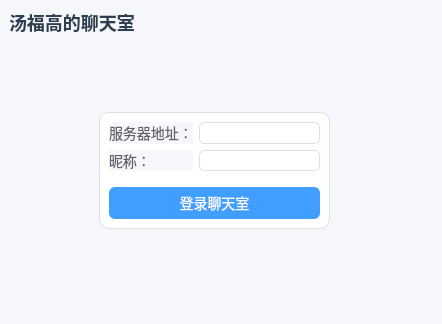
<?xml version="1.0" encoding="UTF-8"?>
<ui version="4.0">
 <class>MainWindow</class>
 <widget class="QMainWindow" name="MainWindow">
  <property name="geometry">
   <rect>
    <x>0</x>
    <y>0</y>
    <width>442</width>
    <height>324</height>
   </rect>
  </property>
  <property name="windowTitle">
   <string>聊天室客户端</string>
  </property>
  <property name="styleSheet">
   <string notr="true">/* ======================
   全局基础样式
====================== */
QWidget {
    background-color: #f5f7fa;
    font-family: &quot;Microsoft YaHei&quot;;
    font-size: 14px;
    color: #333333;
}

/* ======================
   标题
====================== */
QLabel#titleLabel {
    font-size: 18px;
    font-weight: bold;
    color: #2c3e50;
}

/* ======================
   登录卡片区域
====================== */
QFrame#loginFrame {
    background-color: #ffffff;
    border-radius: 10px;
    border: 1px solid #dcdfe6;
}

/* 登录标签 */
QLabel {
    color: #606266;
}

/* 输入框统一样式 */
QLineEdit {
    height: 30px;
    padding: 4px 8px;
    border-radius: 5px;
    border: 1px solid #dcdfe6;
    background-color: #ffffff;
}

QLineEdit:focus {
    border: 1px solid #409eff;
}

/* ======================
   按钮样式
====================== */
QPushButton {
    height: 32px;
    padding: 0 15px;
    border-radius: 6px;
    background-color: #409eff;
    color: #ffffff;
    border: none;
}

QPushButton:hover {
    background-color: #66b1ff;
}

QPushButton:pressed {
    background-color: #337ecc;
}

/* 退出按钮弱化处理 */
QPushButton#pushButton_2 {
    background-color: #f56c6c;
}

QPushButton#pushButton_2:hover {
    background-color: #f78989;
}

/* ======================
   聊天界面
====================== */

/* 聊天显示区 */
QTextEdit {
    border: 1px solid #dcdfe6;
    border-radius: 6px;
    padding: 6px;
    background-color: #ffffff;
}

/* 用户列表 */
QListWidget {
    border: 1px solid #dcdfe6;
    border-radius: 6px;
    background-color: #ffffff;
}

QListWidget::item {
    height: 28px;
    padding-left: 6px;
}

QListWidget::item:selected {
    background-color: #ecf5ff;
    color: #409eff;
}

/* ======================
   输入区
====================== */
QLineEdit#lineEdit {
    border-radius: 6px;
}

/* ======================
   滚动条美化（可选但推荐）
====================== */
QScrollBar:vertical {
    width: 8px;
    background: transparent;
}

QScrollBar::handle:vertical {
    background: #c0c4cc;
    border-radius: 4px;
}

QScrollBar::handle:vertical:hover {
    background: #909399;
}

QScrollBar::add-line,
QScrollBar::sub-line {
    height: 0px;
}
</string>
  </property>
  <widget class="QWidget" name="centralwidget">
   <layout class="QVBoxLayout" name="verticalLayout">
    <item>
     <widget class="QLabel" name="titleLabel">
      <property name="text">
       <string>汤福高的聊天室</string>
      </property>
     </widget>
    </item>
    <item>
     <widget class="QStackedWidget" name="stackedWidget">
      <property name="currentIndex">
       <number>1</number>
      </property>
      <widget class="QWidget" name="chatPage">
       <layout class="QGridLayout" name="gridLayout_3">
        <item row="0" column="0">
         <layout class="QHBoxLayout" name="horizontalLayout">
          <item>
           <widget class="QTextEdit" name="textEdit"/>
          </item>
          <item>
           <widget class="QListWidget" name="listWidget">
            <property name="maximumSize">
             <size>
              <width>120</width>
              <height>16777215</height>
             </size>
            </property>
           </widget>
          </item>
         </layout>
        </item>
        <item row="1" column="0">
         <layout class="QHBoxLayout" name="horizontalLayout_2">
          <item>
           <widget class="QLineEdit" name="lineEdit"/>
          </item>
          <item>
           <widget class="QPushButton" name="pushButton">
            <property name="text">
             <string>发送</string>
            </property>
           </widget>
          </item>
          <item>
           <widget class="QPushButton" name="pushButton_2">
            <property name="text">
             <string>退出</string>
            </property>
           </widget>
          </item>
         </layout>
        </item>
       </layout>
      </widget>
      <widget class="QWidget" name="loginPage">
       <widget class="QFrame" name="loginFrame">
        <property name="geometry">
         <rect>
          <x>90</x>
          <y>70</y>
          <width>231</width>
          <height>117</height>
         </rect>
        </property>
        <property name="frameShape">
         <enum>QFrame::Shape::StyledPanel</enum>
        </property>
        <property name="frameShadow">
         <enum>QFrame::Shadow::Raised</enum>
        </property>
        <layout class="QGridLayout" name="gridLayout_2">
         <item row="0" column="0">
          <layout class="QGridLayout" name="gridLayout">
           <item row="0" column="0">
            <widget class="QLabel" name="label_2">
             <property name="text">
              <string>服务器地址：</string>
             </property>
            </widget>
           </item>
           <item row="1" column="0">
            <widget class="QLabel" name="label_3">
             <property name="text">
              <string>昵称：</string>
             </property>
            </widget>
           </item>
           <item row="0" column="1">
            <widget class="QLineEdit" name="serverEdit"/>
           </item>
           <item row="1" column="1">
            <widget class="QLineEdit" name="usernameEdit"/>
           </item>
          </layout>
         </item>
         <item row="1" column="0">
          <spacer name="verticalSpacer">
           <property name="orientation">
            <enum>Qt::Orientation::Vertical</enum>
           </property>
           <property name="sizeType">
            <enum>QSizePolicy::Policy::Fixed</enum>
           </property>
           <property name="sizeHint" stdset="0">
            <size>
             <width>20</width>
             <height>10</height>
            </size>
           </property>
          </spacer>
         </item>
         <item row="2" column="0">
          <widget class="QPushButton" name="loginButton">
           <property name="text">
            <string>登录聊天室</string>
           </property>
          </widget>
         </item>
        </layout>
       </widget>
      </widget>
     </widget>
    </item>
   </layout>
  </widget>
 </widget>
 <resources/>
 <connections/>
</ui>
